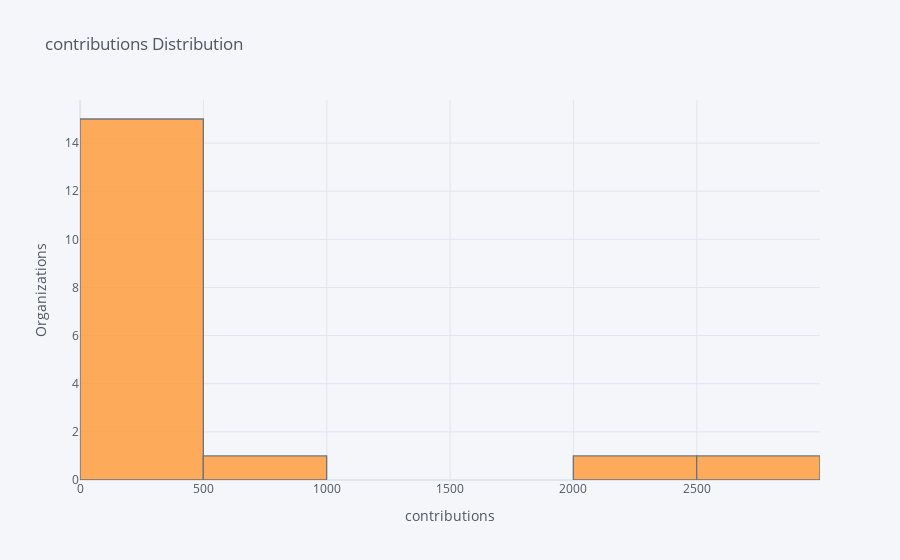
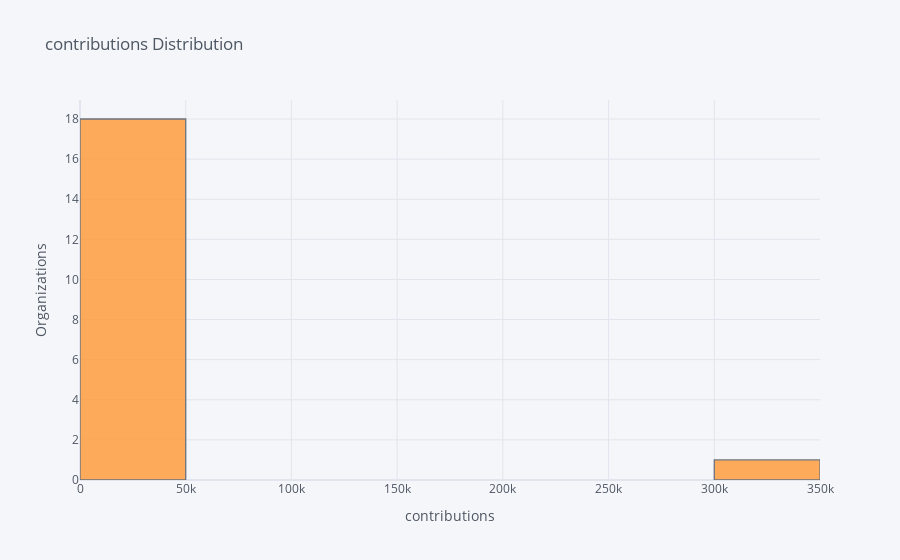

The code cell stored with these charts, in order, in its notebook:
### Code cell
print("Elephant Factor (excluding Unknown):",
      fm.elephant_factor(
            data_source=DataSource.GIT,
            start_date='2018-01-01'))
print("Elephant Factor (including Unknown):",
      fm.elephant_factor(
            data_source=DataSource.GIT,
            start_date='2018-01-01',
            exclude_unknown=False))

### Figure 1 — Plotly figure (JSON) as saved in the notebook; plotly's stock layout.template omitted (floating-point values rounded to 4 significant figures)
{"data": [{"histfunc": "count", "histnorm": "", "marker": {"color": "rgba(255, 153, 51, 1.0)", "line": {"color": "#4D5663", "width": 1.3}}, "name": "contributions", "opacity": 0.8, "orientation": "v", "type": "histogram", "x": [2522, 2257, 619, 292, 20, 13, 5, 4, 3, 3, 3, 1, 1, 1, 1, 1, 1, 1]}], "layout": {"barmode": "overlay", "legend": {"bgcolor": "#F5F6F9", "font": {"color": "#4D5663"}}, "paper_bgcolor": "#F5F6F9", "plot_bgcolor": "#F5F6F9", "title": {"font": {"color": "#4D5663"}, "text": "contributions Distribution"}, "xaxis": {"gridcolor": "#E1E5ED", "showgrid": true, "tickfont": {"color": "#4D5663"}, "title": {"font": {"color": "#4D5663"}, "text": "contributions"}, "zerolinecolor": "#E1E5ED"}, "yaxis": {"gridcolor": "#E1E5ED", "showgrid": true, "tickfont": {"color": "#4D5663"}, "title": {"font": {"color": "#4D5663"}, "text": "Organizations"}, "zerolinecolor": "#E1E5ED"}}}

### Figure 2 — Plotly figure (JSON) as saved in the notebook; plotly's stock layout.template omitted (floating-point values rounded to 4 significant figures)
{"data": [{"histfunc": "count", "histnorm": "", "marker": {"color": "rgba(255, 153, 51, 1.0)", "line": {"color": "#4D5663", "width": 1.3}}, "name": "contributions", "opacity": 0.8, "orientation": "v", "type": "histogram", "x": [317602, 2522, 2257, 619, 292, 20, 13, 5, 4, 3, 3, 3, 1, 1, 1, 1, 1, 1, 1]}], "layout": {"barmode": "overlay", "legend": {"bgcolor": "#F5F6F9", "font": {"color": "#4D5663"}}, "paper_bgcolor": "#F5F6F9", "plot_bgcolor": "#F5F6F9", "title": {"font": {"color": "#4D5663"}, "text": "contributions Distribution"}, "xaxis": {"gridcolor": "#E1E5ED", "showgrid": true, "tickfont": {"color": "#4D5663"}, "title": {"font": {"color": "#4D5663"}, "text": "contributions"}, "zerolinecolor": "#E1E5ED"}, "yaxis": {"gridcolor": "#E1E5ED", "showgrid": true, "tickfont": {"color": "#4D5663"}, "title": {"font": {"color": "#4D5663"}, "text": "Organizations"}, "zerolinecolor": "#E1E5ED"}}}
